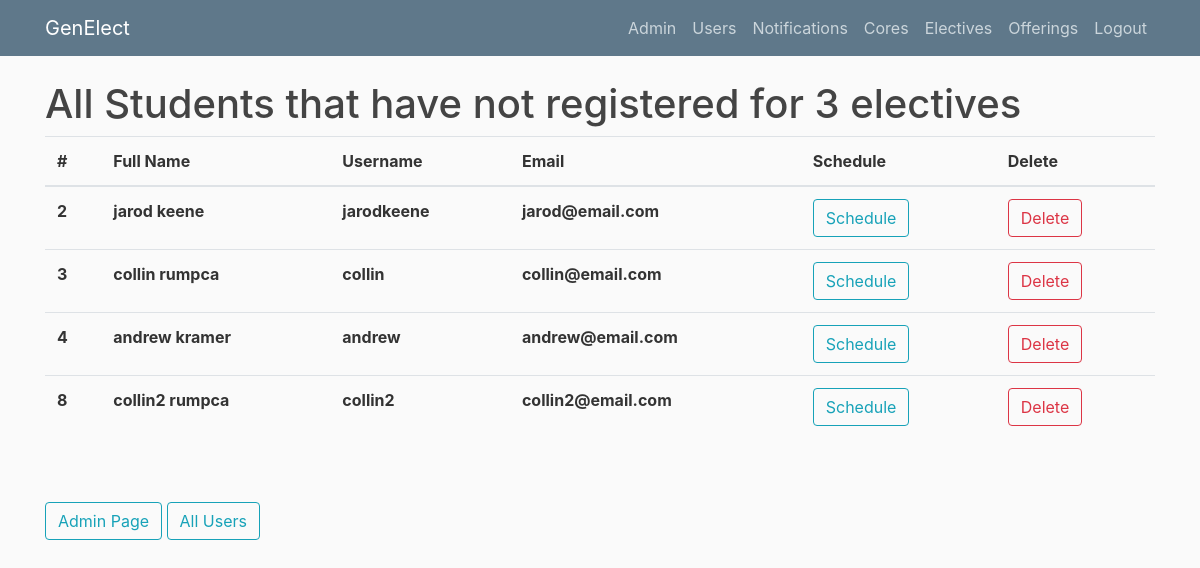
/notregistered (signed in), run on an earlier commit of the app's database.
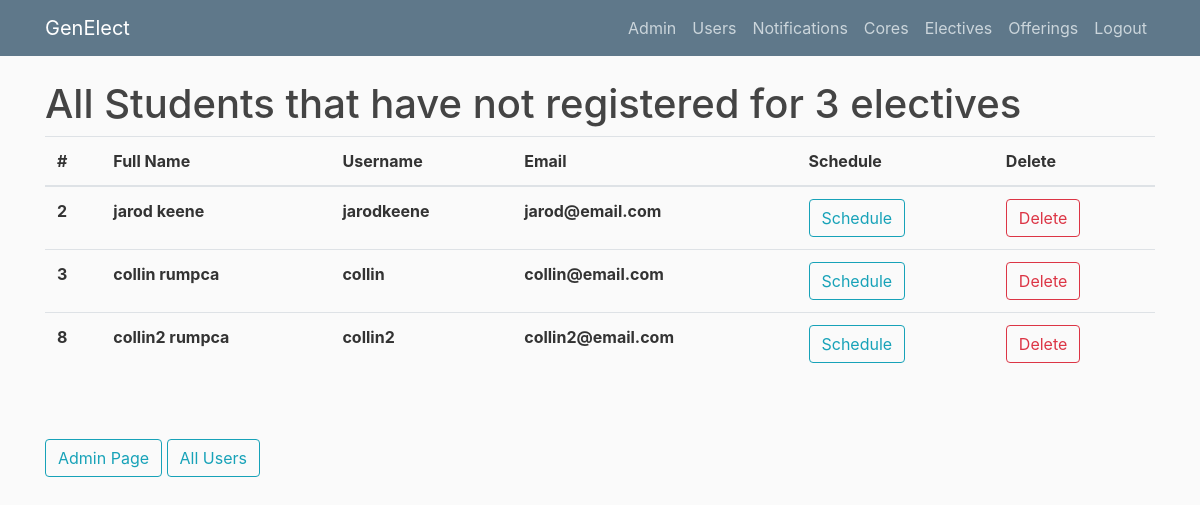
And on a later commit of the database.
### genElect/models.py (models this page shows)
class Base(db.Model):
    __abstract__ = True
    id = db.Column(db.Integer, primary_key=True, autoincrement=True)
    date_created = db.Column(db.DateTime, default=db.func.current_timestamp())
    date_modified = db.Column(db.DateTime, default=db.func.current_timestamp(),
            onupdate=db.func.current_timestamp())

class Users(Base, UserMixin):
    __tablename__ = 'users'
    username = db.Column(db.String(100), unique=True)
    full_name = db.Column(db.String(100))
    email = db.Column(db.String(100))
    role = db.Column(db.String(32), nullable=False)
    password = db.Column(db.String(128))
    registrations = db.relationship('Registrations', backref='user', lazy=True)
    core_registrations = db.relationship('CoreRegistrations', backref='user', lazy=True)
    completed_electives = db.relationship('Completions', backref='user', lazy=True)

### genElect/__init__.py (the view)
@app.route("/notregistered")
def notregistered():
    if current_user.is_authenticated and current_user.role == "admin":
        students_not_registered = []
        for user in Users.query.filter_by(role='student'):
            if len(user.registrations) < 3:
                students_not_registered.append(user)
        return render_template('notregistered.html', users=students_not_registered)
    else:
        return render_template('denied.html')

### genElect/__init__.py (called while the page is built)
@login_manager.user_loader
def load_user(user_id):
    return Users.query.get(int(user_id))

### genElect/templates/notregistered.html
{% extends "layout.html" %}
{% block content %}
    <h1>All Students that have not registered for 3 electives</h1>
	<table class="table">
	  <thead>
	    <tr>
	      <th scope="col">#</th>
	      <th scope="col">Full Name</th>
	      <th scope="col">Username</th>
	      <th scope="col">Email</th>
	      <th scope="col">Schedule</th>
	      <th scope="col">Delete</th>
	    </tr>
	  </thead>
	  <tbody>
	  	{% for user in users %}
	    <tr>
	      <th scope="row">{{user.id}}</th>
	      <th scope="row">{{user.full_name}}</th>
	      <th scope="row">{{user.username}}</th>
	      <th scope="row">{{user.email}}</th>
	      <th scope="row"><button type="button" onclick="window.location.href = '/schedule?user_id={{user.id}}'" class="btn btn-outline-info">Schedule</button></th>
	      <th scope="row"><button type="button" onclick="window.location.href = '/deleteuser/{{user.id}}'" class="btn btn-outline-danger">Delete</button></th>
	    </tr>
	    {% endfor %}
	  </tbody>
	</table>
	<br><br>
	<button type="button" onclick="window.location.href = '/admin'" class="btn btn-outline-info">Admin Page</button>
	<button type="button" onclick="window.location.href = '/allusers'" class="btn btn-outline-info">All Users</button>
{% endblock content %}

What changed in the data, as far as the page shows it:
no longer on this page (row edited): Users: id "4", full_name "andrew kramer", username "andrew", email "andrew@email.com"
